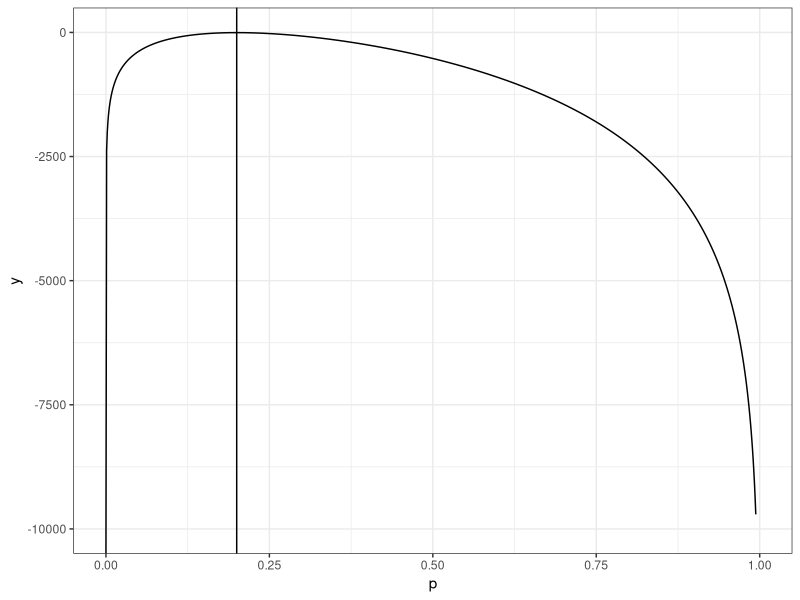
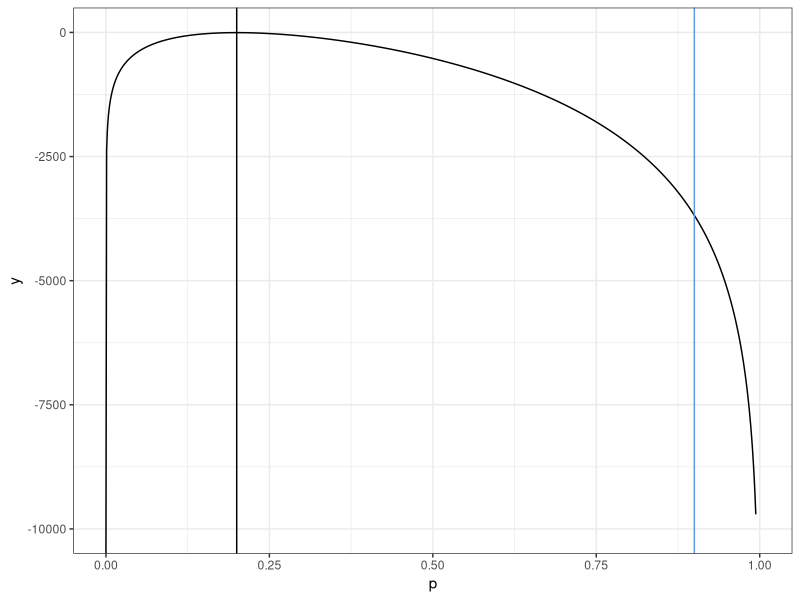
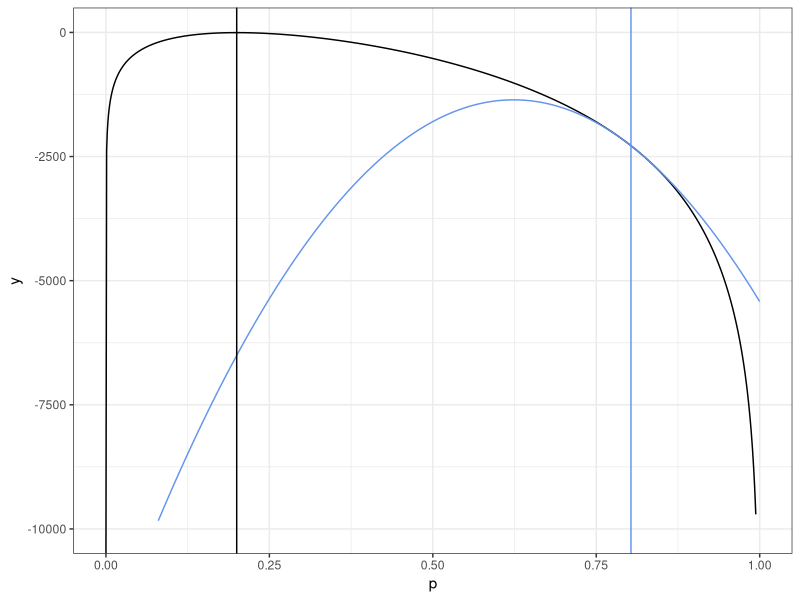
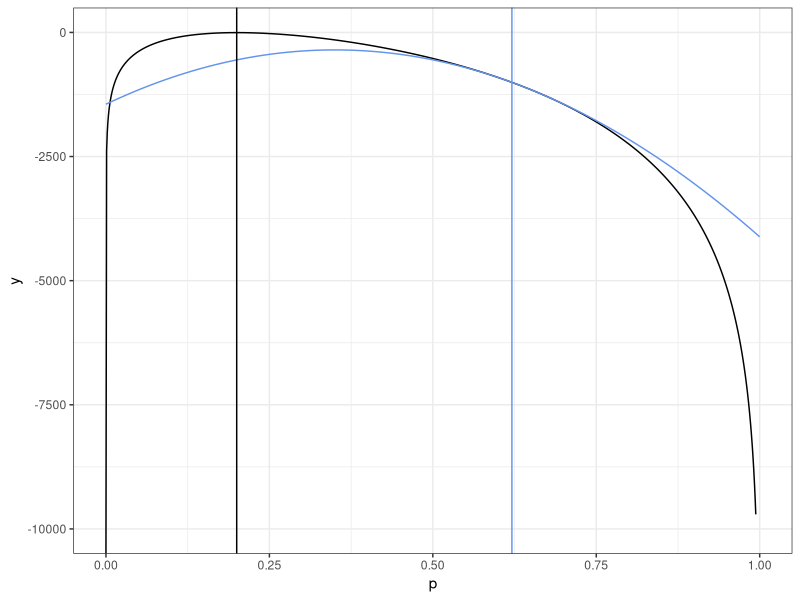
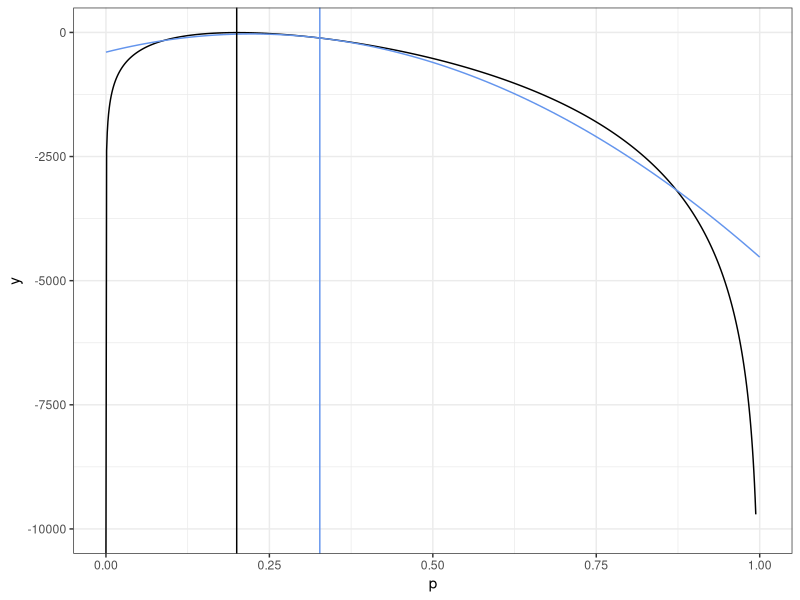
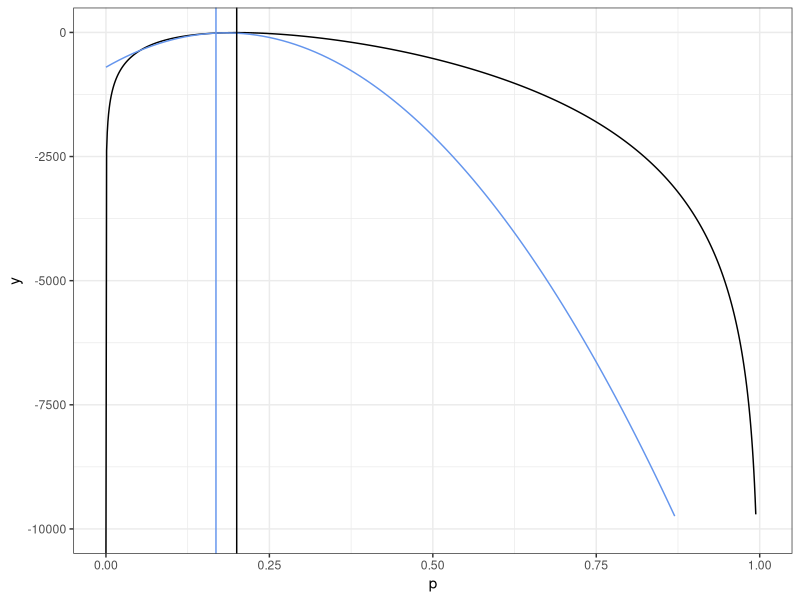
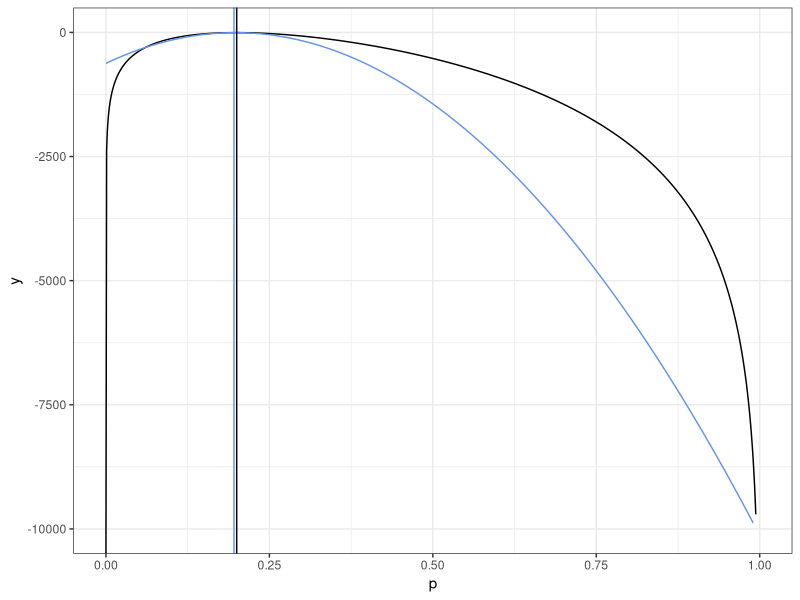
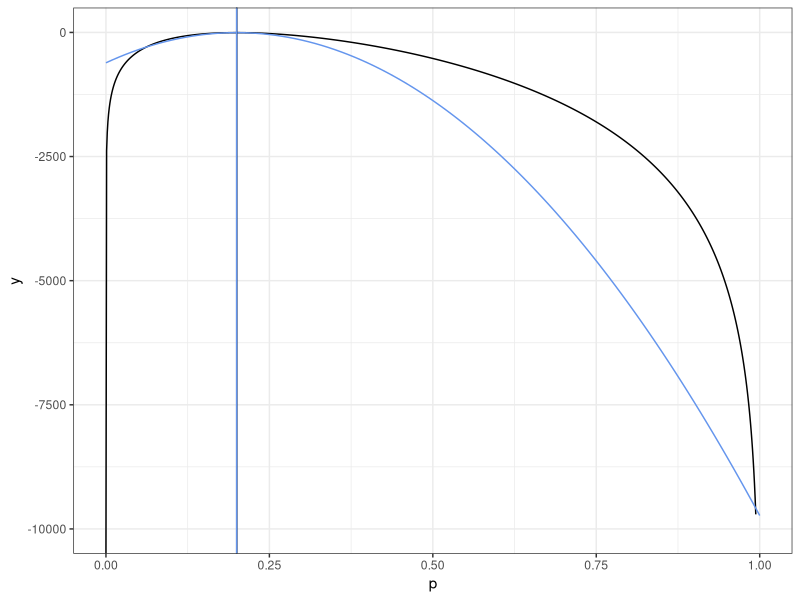

These charts were generated, in order, by the following R code:
## ---- chunk 1
knitr::opts_chunk$set(echo = TRUE)

library(dplyr)
library(ggplot2)
## ---- chunk 2
loglikelihood <- function(p) {
  result <- vector("numeric", length(p))
  for(i in seq_along(p)) {
    result[i] <- dbinom(540, size = 2700, prob = p[i], log = TRUE)
  }
  
  return(result)
}

ggplot(data = data.frame(p = c(0, 1)), mapping = aes(x = p)) +
  stat_function(fun = loglikelihood, n = 1001) +
  geom_vline(xintercept = 0.2) +
  ylim(c(-10000, 0)) +
  theme_bw()
## ---- chunk 3
loglikelihood <- function(p) {
  result <- vector("numeric", length(p))
  for(i in seq_along(p)) {
    result[i] <- dbinom(540, size = 2700, prob = p[i], log = TRUE)
  }
  
  return(result)
}

p_updated <- 0.9

P_2 <- function(p) {
  loglikelihood(p_updated) + (540/p_updated + (540 - 2700)/(1 - p_updated)) * (p - p_updated) + (-540/(p_updated^2) + (540-2700)/((1 - p_updated)^2)) * (p - p_updated)^2
}

ggplot(data = data.frame(p = c(0, 1)), mapping = aes(x = p)) +
  stat_function(fun = loglikelihood, n = 1001) +
  geom_vline(xintercept = 0.2) +
  geom_vline(xintercept = 0.9, color = "cornflowerblue") +
  ylim(c(-10000, 0)) +
  theme_bw()
## ---- chunk 4
p_old <- 0.9
p_updated <- p_old - (540/p_old + (540 - 2700)/(1 - p_old)) / (-540/(p_old^2) + (540-2700)/((1 - p_old)^2))
## ---- chunk 5
loglikelihood <- function(p) {
  result <- vector("numeric", length(p))
  for(i in seq_along(p)) {
    result[i] <- dbinom(540, size = 2700, prob = p[i], log = TRUE)
  }
  
  return(result)
}

P_2 <- function(p) {
  loglikelihood(p_updated) + (540/p_updated + (540 - 2700)/(1 - p_updated)) * (p - p_updated) + (-540/(p_updated^2) + 0.5 * (540-2700)/((1 - p_updated)^2)) * (p - p_updated)^2
}

ggplot(data = data.frame(p = c(0, 1)), mapping = aes(x = p)) +
  stat_function(fun = loglikelihood, n = 1001) +
  stat_function(fun = P_2, color = "cornflowerblue") +
  geom_vline(xintercept = 0.2) +
  geom_vline(xintercept = p_updated, color = "cornflowerblue") +
  ylim(c(-10000, 0)) +
  theme_bw()
## ---- chunk 6
p_old <- p_updated
p_updated <- p_old - (540/p_old + (540 - 2700)/(1 - p_old)) / (-540/(p_old^2) + (540-2700)/((1 - p_old)^2))
p_updated
## ---- chunk 7
loglikelihood <- function(p) {
  result <- vector("numeric", length(p))
  for(i in seq_along(p)) {
    result[i] <- dbinom(540, size = 2700, prob = p[i], log = TRUE)
  }
  
  return(result)
}

P_2 <- function(p) {
  loglikelihood(p_updated) + (540/p_updated + (540 - 2700)/(1 - p_updated)) * (p - p_updated) + (-540/(p_updated^2) + 0.5 * (540-2700)/((1 - p_updated)^2)) * (p - p_updated)^2
}

ggplot(data = data.frame(p = c(0, 1)), mapping = aes(x = p)) +
  stat_function(fun = loglikelihood, n = 1001) +
  stat_function(fun = P_2, color = "cornflowerblue") +
  geom_vline(xintercept = 0.2) +
  geom_vline(xintercept = p_updated, color = "cornflowerblue") +
  ylim(c(-10000, 0)) +
  theme_bw()
## ---- chunk 8
p_old <- p_updated
p_updated <- p_old - (540/p_old + (540 - 2700)/(1 - p_old)) / (-540/(p_old^2) + (540-2700)/((1 - p_old)^2))
p_updated
## ---- chunk 9
loglikelihood <- function(p) {
  result <- vector("numeric", length(p))
  for(i in seq_along(p)) {
    result[i] <- dbinom(540, size = 2700, prob = p[i], log = TRUE)
  }
  
  return(result)
}

P_2 <- function(p) {
  loglikelihood(p_updated) + (540/p_updated + (540 - 2700)/(1 - p_updated)) * (p - p_updated) + (-540/(p_updated^2) + 0.5 * (540-2700)/((1 - p_updated)^2)) * (p - p_updated)^2
}

ggplot(data = data.frame(p = c(0, 1)), mapping = aes(x = p)) +
  stat_function(fun = loglikelihood, n = 1001) +
  stat_function(fun = P_2, color = "cornflowerblue") +
  geom_vline(xintercept = 0.2) +
  geom_vline(xintercept = p_updated, color = "cornflowerblue") +
  ylim(c(-10000, 0)) +
  theme_bw()
## ---- chunk 10
p_old <- p_updated
p_updated <- p_old - (540/p_old + (540 - 2700)/(1 - p_old)) / (-540/(p_old^2) + (540-2700)/((1 - p_old)^2))
p_updated
## ---- chunk 11
loglikelihood <- function(p) {
  result <- vector("numeric", length(p))
  for(i in seq_along(p)) {
    result[i] <- dbinom(540, size = 2700, prob = p[i], log = TRUE)
  }
  
  return(result)
}

P_2 <- function(p) {
  loglikelihood(p_updated) + (540/p_updated + (540 - 2700)/(1 - p_updated)) * (p - p_updated) + (-540/(p_updated^2) + 0.5 * (540-2700)/((1 - p_updated)^2)) * (p - p_updated)^2
}

ggplot(data = data.frame(p = c(0, 1)), mapping = aes(x = p)) +
  stat_function(fun = loglikelihood, n = 1001) +
  stat_function(fun = P_2, color = "cornflowerblue") +
  geom_vline(xintercept = 0.2) +
  geom_vline(xintercept = p_updated, color = "cornflowerblue") +
  ylim(c(-10000, 0)) +
  theme_bw()
## ---- chunk 12
p_old <- p_updated
p_updated <- p_old - (540/p_old + (540 - 2700)/(1 - p_old)) / (-540/(p_old^2) + (540-2700)/((1 - p_old)^2))
p_updated
## ---- chunk 13
loglikelihood <- function(p) {
  result <- vector("numeric", length(p))
  for(i in seq_along(p)) {
    result[i] <- dbinom(540, size = 2700, prob = p[i], log = TRUE)
  }
  
  return(result)
}

P_2 <- function(p) {
  loglikelihood(p_updated) + (540/p_updated + (540 - 2700)/(1 - p_updated)) * (p - p_updated) + (-540/(p_updated^2) + 0.5 * (540-2700)/((1 - p_updated)^2)) * (p - p_updated)^2
}

ggplot(data = data.frame(p = c(0, 1)), mapping = aes(x = p)) +
  stat_function(fun = loglikelihood, n = 1001) +
  stat_function(fun = P_2, color = "cornflowerblue") +
  geom_vline(xintercept = 0.2) +
  geom_vline(xintercept = p_updated, color = "cornflowerblue") +
  ylim(c(-10000, 0)) +
  theme_bw()
## ---- chunk 14
p_old <- p_updated
p_updated <- p_old - (540/p_old + (540 - 2700)/(1 - p_old)) / (-540/(p_old^2) + (540-2700)/((1 - p_old)^2))
p_updated
## ---- chunk 15
loglikelihood <- function(p) {
  result <- vector("numeric", length(p))
  for(i in seq_along(p)) {
    result[i] <- dbinom(540, size = 2700, prob = p[i], log = TRUE)
  }
  
  return(result)
}

P_2 <- function(p) {
  loglikelihood(p_updated) + (540/p_updated + (540 - 2700)/(1 - p_updated)) * (p - p_updated) + (-540/(p_updated^2) + 0.5 * (540-2700)/((1 - p_updated)^2)) * (p - p_updated)^2
}

ggplot(data = data.frame(p = c(0, 1)), mapping = aes(x = p)) +
  stat_function(fun = loglikelihood, n = 1001) +
  stat_function(fun = P_2, color = "cornflowerblue") +
  geom_vline(xintercept = 0.2) +
  geom_vline(xintercept = p_updated, color = "cornflowerblue") +
  ylim(c(-10000, 0)) +
  theme_bw()
